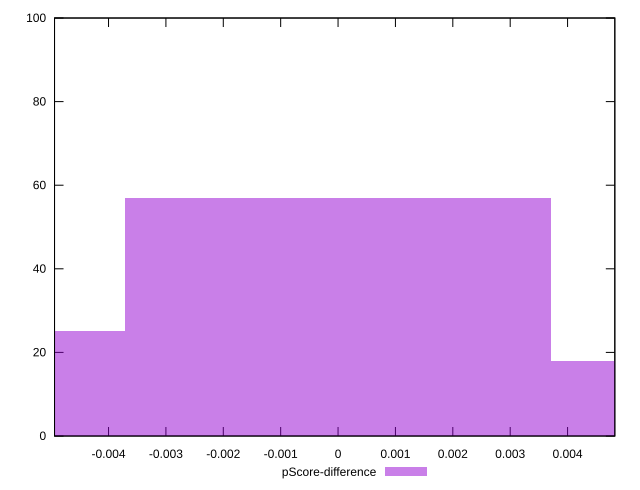

This chart was generated by the following gnuplot code:
reset

$pScoreDifference <<EOF
0 57
0.007430240915115347 18
-0.007430240915115347 25
EOF

set key outside below
set boxwidth 0.007430240915115347
set xrange [-0.004941176470588227:0.0048235294117647265]
set yrange [0:100]
set trange [0:100]
set style fill transparent solid 0.5 noborder
set terminal svg size 640, 490 enhanced background rgb 'white'
set output "report_00012_2021-02-09T11:01:39.952Z/uses-rel-preload/samples/pages+cached/pScore-difference/histogram.svg"

plot $pScoreDifference title "pScore-difference" with boxes

reset
